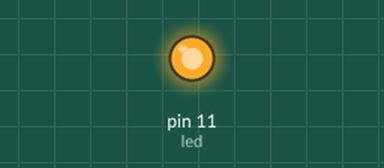
This sketch was run on a simulated Arduino Uno, built with avr-gcc and run on an emulated ATmega328P. On the bench: output pins drawn as LEDs (lit = HIGH). What the sketch prints to the serial monitor is not drawn.

Above: at 5.0 s.
At 15.0 s:
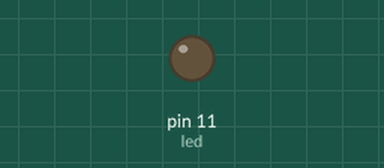
Timing chart, 0 to 26.1 s (numbered marks = the images above):
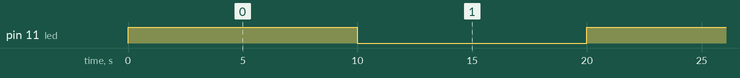

Measured:
- by itself, pin 11 (led): alternates HIGH for 10.0 s and LOW for 10.1 s

The sketch:

sketch_aug18a.ino
```cpp
// int led = 13;
// int buttonPin = 11;
// bool valor;

// void setup() {
//   pinMode(led, OUTPUT);
//   pinMode(buttonrPin, INPUT);
//   Serial.begin(9600);
// }

// void loop() {
//   valor = digitalRead(buttonPin);

//   if (valor == true) {
//     digitalWrite(led, HIGH);
//   } else {
//     digitalWrite(led, LOW);
//   }

//   Serial.println(valor, DEC);

//   delay(100);
// }


// const int ledPin = 13;
// const int sensorPin = 11;

// void setup() {
//   pinMode(ledPin, OUTPUT);
//   pinMode(sensorPin, INPUT);
//   Serial.begin(9600);
// }

// void loop() {
//   int sensorValue = digitalRead(sensorPin);

//   digitalWrite(ledPin, sensorValue);

//   Serial.println(sensorValue, DEC);

//   delay(100);
// }


// int led = 11;


// void setup() {
//   pinMode(led, OUTPUT);

//   Serial.begin(9600);
// }

// void loop() {


//     digitalWrite(led, HIGH);  // Enciende el LED si el sensor está activo (pin 11 HIGH)
//     delay(1000);  // Espera 1 segundo

//     // Cambia el color del LED (rojo a verde)
//     digitalWrite(led, LOW);   // Apaga el LED
//     delay(10000);   // Espera 0.5 segundos
//     digitalWrite(led, HIGH);  // Enciende el LED (color verde)
//     delay(1000);  // Espera 1 segundo


//   Serial.println(sensorValue, DEC);

//   delay(100);  // Agrega un pequeño retraso para evitar lecturas rápidas y fluctuaciones
// }}
int led = 11;

void setup() {
  pinMode(led, OUTPUT);
  Serial.begin(9600);
}

void loop() {
  bool valor = digitalRead(11);  // Leer el valor del sensor en el pin 11


    digitalWrite(led, HIGH); // Enciende el LED (color 1)
    delay(10000);  // Espera 1 segundo
    digitalWrite(led, LOW);  // Apaga el LED
    delay(10000);   // Espera 0.5 segundos
    digitalWrite(led, HIGH); // Enciende el LED (color 2)
    delay(10000);  // Espera 1 segundo
    digitalWrite(led, LOW);  // Apaga el LED
    delay(10000);   // Espera 0.5 segundos


  Serial.println(valor, DEC);

  delay(100);  // Agrega un pequeño retraso para evitar lecturas rápidas y fluctuaciones
}
```
